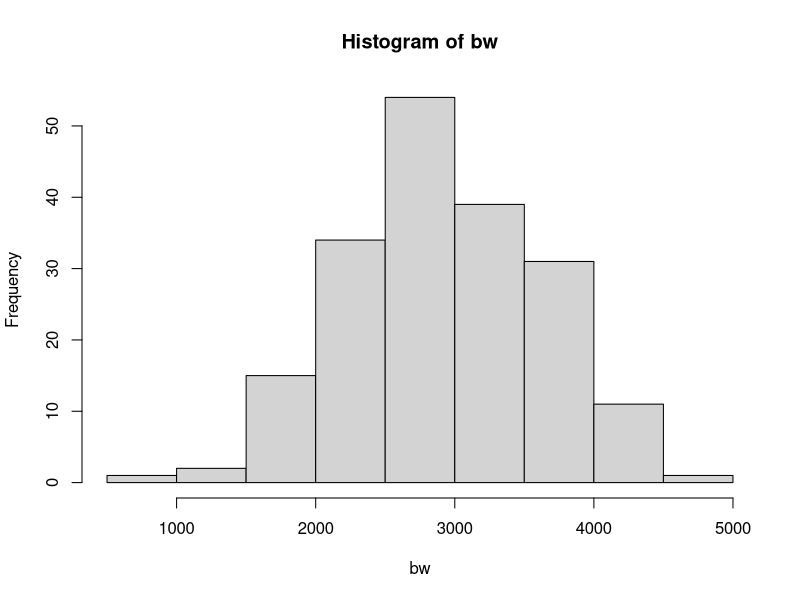
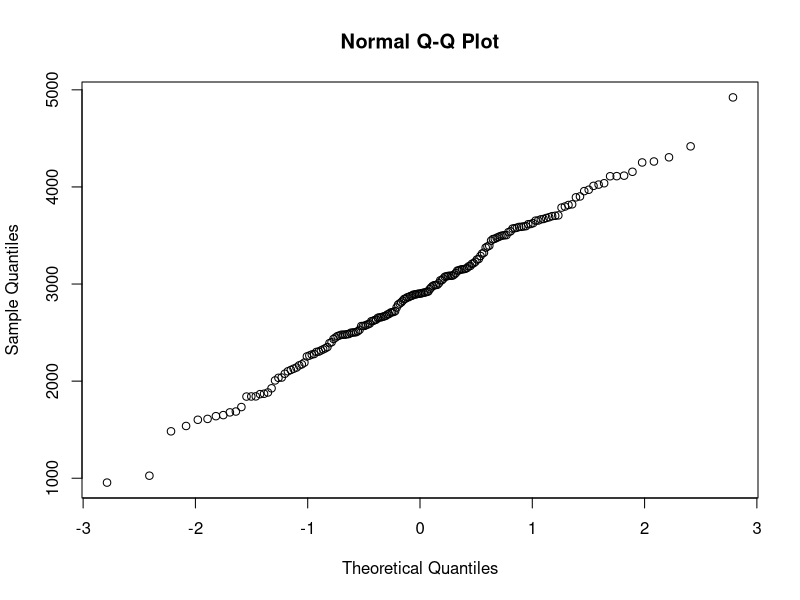
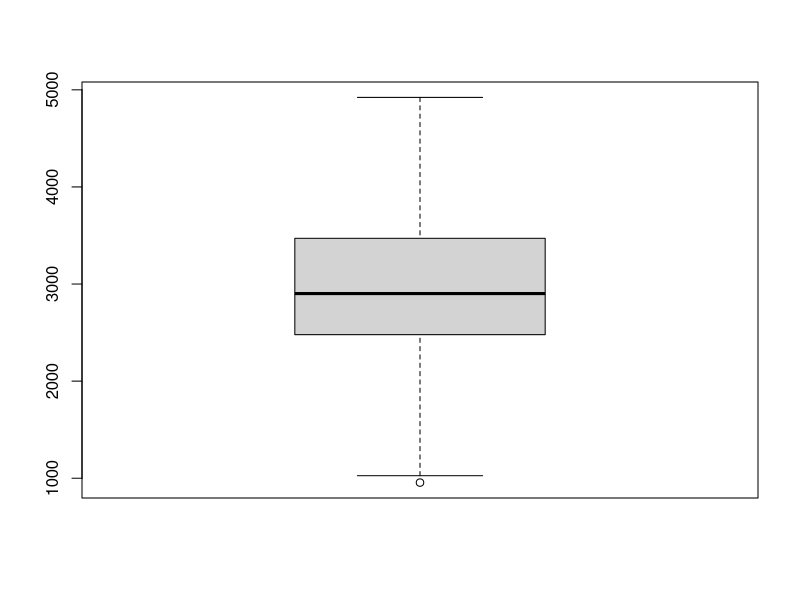
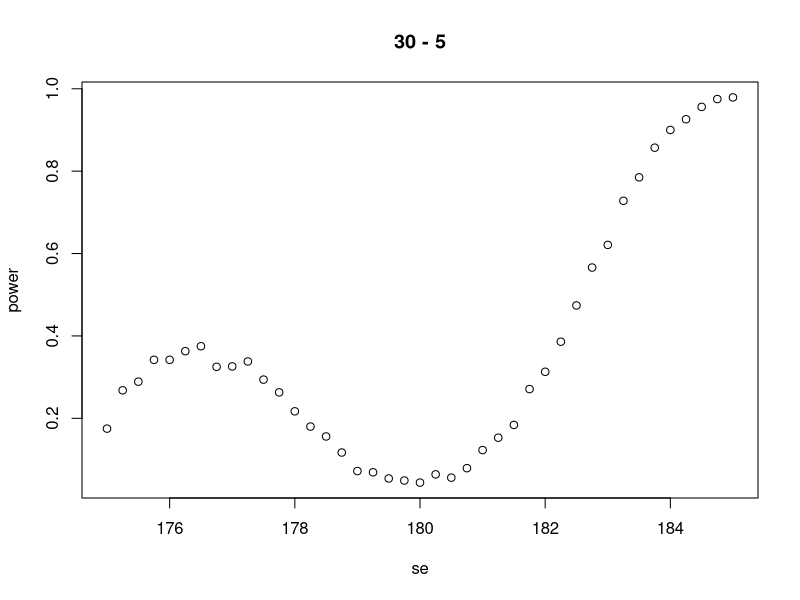
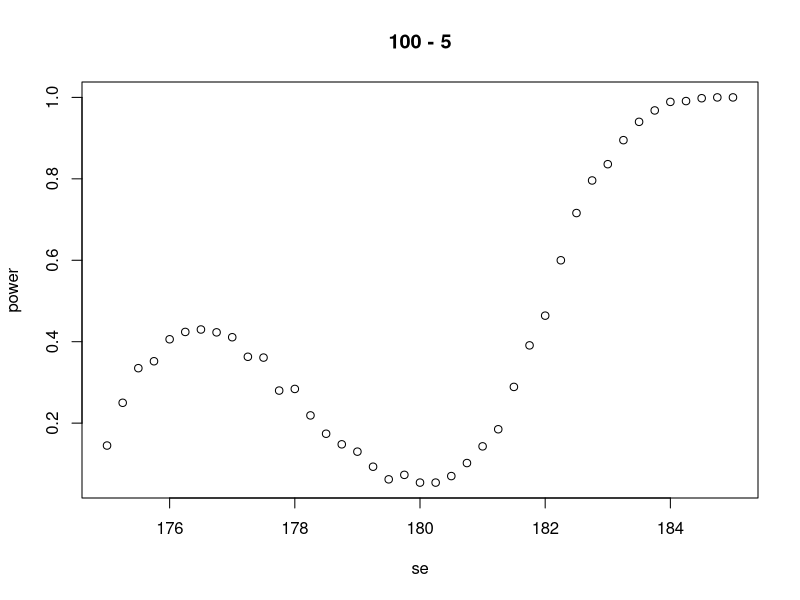
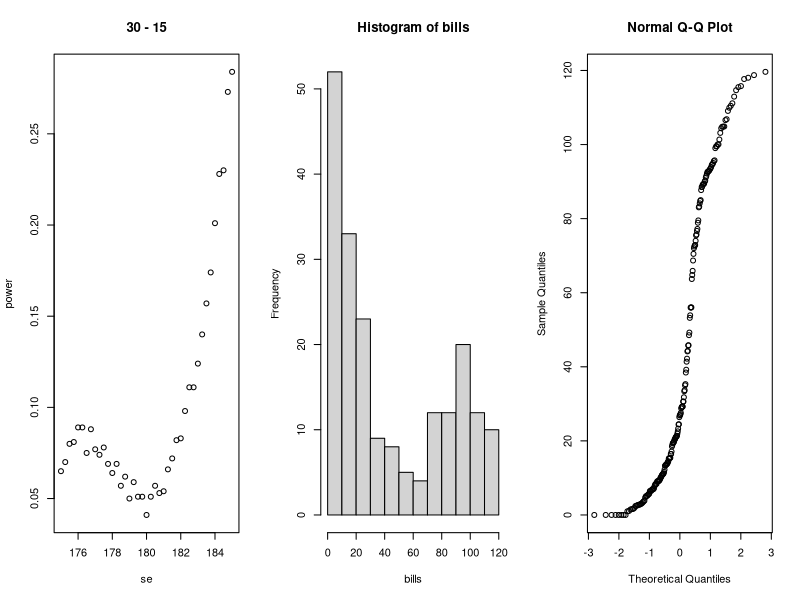
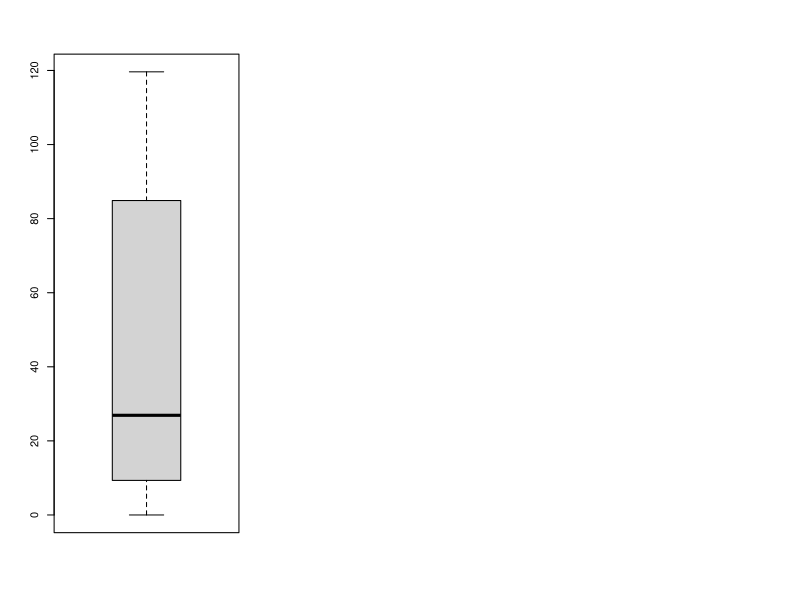

Write R code to recreate these figures, in order.
library(tidyverse)
library(rstudioapi) 

##################################### Exercise 1 #####################################
#setwd("C:/Users/KGulp/oneDrive/Documenten/Computational Science/Experimental design and data analysis/R_data")
setwd(dirname(getActiveDocumentContext()$path))
getwd()
data=read.table(file="data/birthweight.txt",header=TRUE)

bw = data$birthweight
hist(bw)
qqnorm(bw)
boxplot(bw)
shapiro.test(bw)
m = mean(bw)
s = sd(bw)
n = length(bw)
error = qnorm(0.95)*s/sqrt(n)
error
ci = c(m-error, m+error)
ci

m_2800 = numeric(length(bw))

for (i in 1:length(bw)){m_2800[i] = 2800}
m_2800
t.test(bw,m_2800, alternative = "greater", conf.level = 0.95)
#################################### Exercise 2 #######################################

###################################2a############################################
n = 30
m = 30
mu = 180
nu = 175
sd = 5
x = rnorm(n,mu,sd)
y = rnorm(n,nu,sd)

t.test(x, y)

p = numeric(1000)

se = seq(175,185,by=0.25)
power = numeric(length(se))



for (n in  1:length(se)){
  for (i in 1:1000){
    nu = se[n]
    x=rnorm(n,mu,sd); y=rnorm(m,nu,sd)
    p[i] = t.test(x,y,var.equal=TRUE)[[3]]
  }
  power[n] = mean(p<0.05)
}
p

length(power)
length(se)
plot(se,power, main="30 - 5")

########################################## 2b ###############################
n = 100
m = 100
mu = 180
nu = 175
sd = 5
x = rnorm(n,mu,sd)
y = rnorm(n,nu,sd)

t.test(x, y)

p = numeric(1000)

se = seq(175,185,by=0.25)
power = numeric(length(se))
help(seq)


for (n in  1:length(se)){
  for (i in 1:1000){
    nu = se[n]
    x=rnorm(n,mu,sd); y=rnorm(m,nu,sd)
    p[i] = t.test(x,y,var.equal=TRUE)[[3]]
  }
  power[n] = mean(p<0.05)
}
p

length(power)
length(se)
plot(se,power, main = "100 - 5")

############################### 2c ################################
par(mfrow=c(1,3))
########################################## 2b ###############################
n = 30
m = 30
mu = 180
nu = 175
sd = 15
x = rnorm(n,mu,sd)
y = rnorm(n,nu,sd)

t.test(x, y)

p = numeric(1000)

se = seq(175,185,by=0.25)
power = numeric(length(se))


# We  now  study  thep-value  and  thepower functionof  thet-test.   
# The  power  function  gives,  for  everygiven set of parameters (n,m,??,??,sd), 
# the probability that thet-test rejects the null hypothesis. 
for (n in  1:length(se)){
  for (i in 1:1000){
    nu = se[n]
    x=rnorm(n,mu,sd); y=rnorm(m,nu,sd)
    p[i] = t.test(x,y,var.equal=TRUE)[[3]]
  }
  power[n] = mean(p<0.05)
}
p

length(power)
length(se)
plot(se,power, main = "30 - 15")

######################## exercise 3 #############################################

data=read.table(file="telephone.txt",header=TRUE)
data
bills = data$Bills
bills
hist(bills)
qqnorm(bills)
boxplot(bills)
